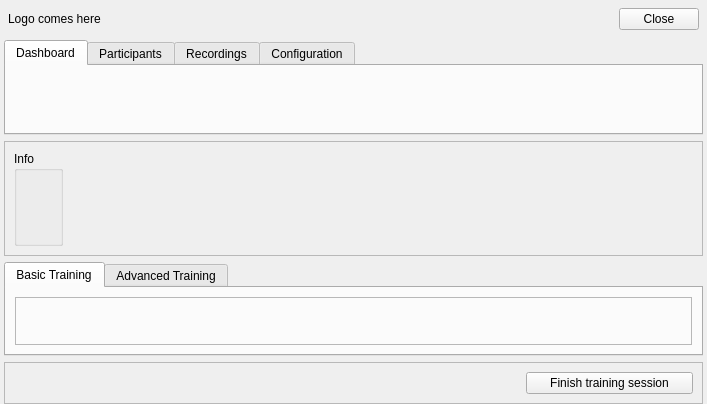
<?xml version="1.0" encoding="UTF-8"?>
<ui version="4.0">
 <class>Home</class>
 <widget class="qSlicerWidget" name="Home">
  <property name="geometry">
   <rect>
    <x>0</x>
    <y>0</y>
    <width>707</width>
    <height>404</height>
   </rect>
  </property>
  <property name="windowTitle">
   <string>Home</string>
  </property>
  <layout class="QVBoxLayout" name="verticalLayout">
   <property name="leftMargin">
    <number>4</number>
   </property>
   <property name="topMargin">
    <number>4</number>
   </property>
   <property name="rightMargin">
    <number>4</number>
   </property>
   <property name="bottomMargin">
    <number>0</number>
   </property>
   <item>
    <widget class="QFrame" name="headerFrame">
     <property name="frameShape">
      <enum>QFrame::NoFrame</enum>
     </property>
     <property name="frameShadow">
      <enum>QFrame::Raised</enum>
     </property>
     <layout class="QHBoxLayout" name="horizontalLayout">
      <property name="spacing">
       <number>4</number>
      </property>
      <property name="leftMargin">
       <number>4</number>
      </property>
      <property name="topMargin">
       <number>4</number>
      </property>
      <property name="rightMargin">
       <number>4</number>
      </property>
      <property name="bottomMargin">
       <number>4</number>
      </property>
      <item>
       <widget class="QLabel" name="logoLabel">
        <property name="text">
         <string>Logo comes here</string>
        </property>
       </widget>
      </item>
      <item>
       <spacer name="horizontalSpacer">
        <property name="orientation">
         <enum>Qt::Horizontal</enum>
        </property>
        <property name="sizeHint" stdset="0">
         <size>
          <width>40</width>
          <height>20</height>
         </size>
        </property>
       </spacer>
      </item>
      <item>
       <widget class="QPushButton" name="closeButton">
        <property name="text">
         <string>Close</string>
        </property>
       </widget>
      </item>
     </layout>
    </widget>
   </item>
   <item>
    <widget class="QTabWidget" name="dashboardTabWidget">
     <property name="currentIndex">
      <number>0</number>
     </property>
     <widget class="QWidget" name="dashboardTab">
      <attribute name="title">
       <string>Dashboard</string>
      </attribute>
      <layout class="QGridLayout" name="gridLayout">
       <item row="0" column="0">
        <widget class="QFrame" name="dashboardFrame">
         <property name="frameShape">
          <enum>QFrame::NoFrame</enum>
         </property>
         <property name="frameShadow">
          <enum>QFrame::Raised</enum>
         </property>
        </widget>
       </item>
      </layout>
     </widget>
     <widget class="QWidget" name="participantsTab">
      <attribute name="title">
       <string>Participants</string>
      </attribute>
      <layout class="QVBoxLayout" name="verticalLayout_2">
       <item>
        <widget class="QFrame" name="participantsFrame">
         <property name="frameShape">
          <enum>QFrame::NoFrame</enum>
         </property>
         <property name="frameShadow">
          <enum>QFrame::Raised</enum>
         </property>
        </widget>
       </item>
      </layout>
     </widget>
     <widget class="QWidget" name="recordingsTab">
      <attribute name="title">
       <string>Recordings</string>
      </attribute>
      <layout class="QVBoxLayout" name="verticalLayout_3">
       <item>
        <widget class="QFrame" name="recordingsFrame">
         <property name="frameShape">
          <enum>QFrame::NoFrame</enum>
         </property>
         <property name="frameShadow">
          <enum>QFrame::Raised</enum>
         </property>
        </widget>
       </item>
      </layout>
     </widget>
     <widget class="QWidget" name="configurationTab">
      <attribute name="title">
       <string>Configuration</string>
      </attribute>
      <layout class="QVBoxLayout" name="verticalLayout_4">
       <item>
        <widget class="QFrame" name="configurationFrame">
         <property name="frameShape">
          <enum>QFrame::NoFrame</enum>
         </property>
         <property name="frameShadow">
          <enum>QFrame::Raised</enum>
         </property>
        </widget>
       </item>
      </layout>
     </widget>
    </widget>
   </item>
   <item>
    <widget class="QFrame" name="frame">
     <property name="frameShape">
      <enum>QFrame::StyledPanel</enum>
     </property>
     <property name="frameShadow">
      <enum>QFrame::Raised</enum>
     </property>
     <layout class="QHBoxLayout" name="horizontalLayout_3">
      <item>
       <widget class="QGroupBox" name="trainingInfoGroupBox">
        <property name="title">
         <string>Info</string>
        </property>
        <property name="flat">
         <bool>false</bool>
        </property>
        <property name="checkable">
         <bool>false</bool>
        </property>
        <layout class="QVBoxLayout" name="verticalLayout_7">
         <item>
          <widget class="QLabel" name="participantLabel">
           <property name="text">
            <string/>
           </property>
          </widget>
         </item>
         <item>
          <widget class="QLabel" name="dateTimeLabel">
           <property name="text">
            <string/>
           </property>
          </widget>
         </item>
         <item>
          <widget class="QLabel" name="hardwareSetUpLabel">
           <property name="text">
            <string/>
           </property>
          </widget>
         </item>
        </layout>
       </widget>
      </item>
      <item>
       <spacer name="horizontalSpacer_3">
        <property name="orientation">
         <enum>Qt::Horizontal</enum>
        </property>
        <property name="sizeType">
         <enum>QSizePolicy::Expanding</enum>
        </property>
        <property name="sizeHint" stdset="0">
         <size>
          <width>300</width>
          <height>20</height>
         </size>
        </property>
       </spacer>
      </item>
     </layout>
    </widget>
   </item>
   <item>
    <widget class="QTabWidget" name="trainingTabWidget">
     <property name="tabPosition">
      <enum>QTabWidget::North</enum>
     </property>
     <property name="tabShape">
      <enum>QTabWidget::Rounded</enum>
     </property>
     <property name="currentIndex">
      <number>0</number>
     </property>
     <widget class="QWidget" name="basicTrainingTab">
      <attribute name="title">
       <string>Basic Training</string>
      </attribute>
      <layout class="QVBoxLayout" name="verticalLayout_6">
       <item>
        <widget class="QFrame" name="basicTrainingFrame">
         <property name="frameShape">
          <enum>QFrame::StyledPanel</enum>
         </property>
         <property name="frameShadow">
          <enum>QFrame::Raised</enum>
         </property>
        </widget>
       </item>
      </layout>
     </widget>
     <widget class="QWidget" name="advancedTrainingTab">
      <attribute name="title">
       <string>Advanced Training</string>
      </attribute>
      <layout class="QVBoxLayout" name="verticalLayout_5">
       <item>
        <widget class="QFrame" name="advancedTrainingFrame">
         <property name="frameShape">
          <enum>QFrame::StyledPanel</enum>
         </property>
         <property name="frameShadow">
          <enum>QFrame::Raised</enum>
         </property>
        </widget>
       </item>
      </layout>
     </widget>
    </widget>
   </item>
   <item>
    <widget class="QFrame" name="finishTrainingFrame">
     <property name="frameShape">
      <enum>QFrame::StyledPanel</enum>
     </property>
     <property name="frameShadow">
      <enum>QFrame::Raised</enum>
     </property>
     <layout class="QHBoxLayout" name="horizontalLayout_2">
      <item>
       <spacer name="horizontalSpacer_2">
        <property name="orientation">
         <enum>Qt::Horizontal</enum>
        </property>
        <property name="sizeHint" stdset="0">
         <size>
          <width>40</width>
          <height>20</height>
         </size>
        </property>
       </spacer>
      </item>
      <item>
       <widget class="QPushButton" name="finishTrainingButton">
        <property name="text">
         <string>      Finish training session      </string>
        </property>
       </widget>
      </item>
     </layout>
    </widget>
   </item>
  </layout>
 </widget>
 <customwidgets>
  <customwidget>
   <class>qSlicerWidget</class>
   <extends>QWidget</extends>
   <header>qSlicerWidget.h</header>
   <container>1</container>
  </customwidget>
 </customwidgets>
 <resources/>
 <connections/>
</ui>
